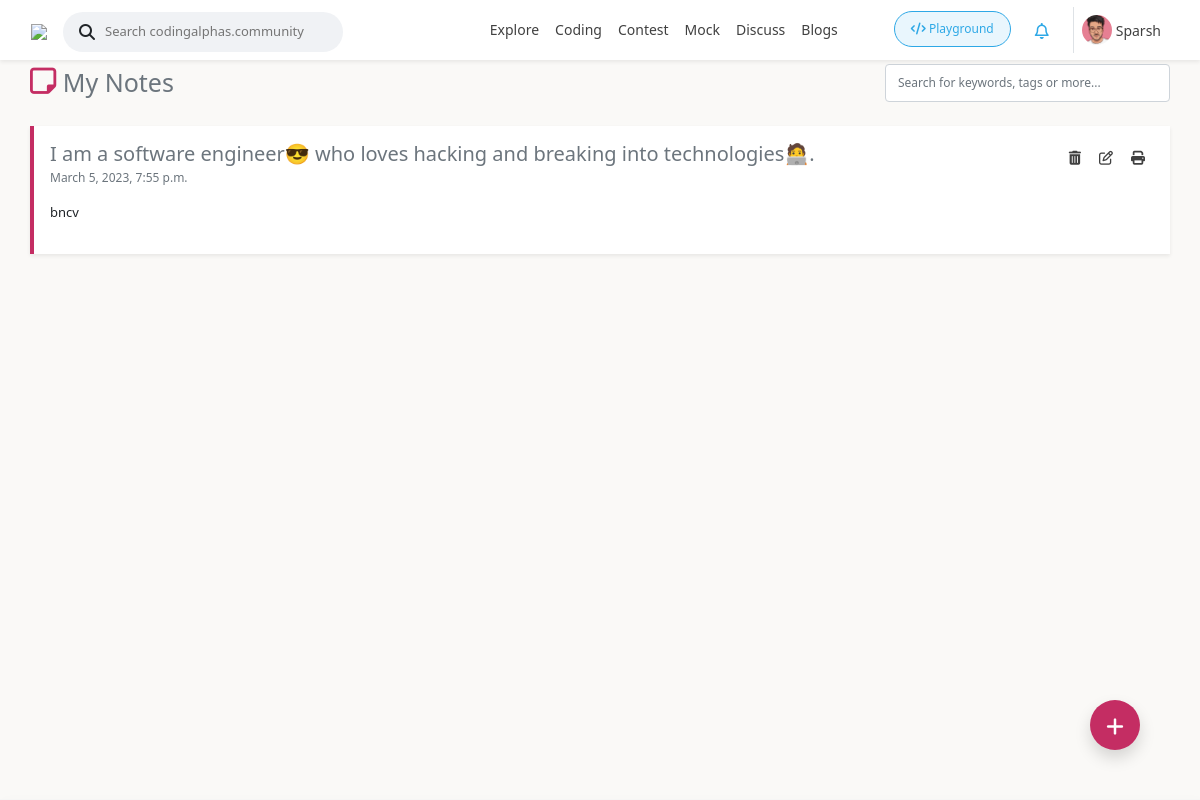
The app's page /notebook/ (signed in) with its own data.
### Core/models.py (models this page shows, shortened)
class Profile(models.Model):
    user = models.OneToOneField(User, on_delete=models.CASCADE)
    first_name = models.CharField(max_length=50, blank=True,default="")
    last_name = models.CharField(max_length=50, blank=True,default="")
    email = models.EmailField(max_length=50, blank=True,default="")
    phone_number = models.CharField(max_length=13, blank=True,default="")
    avatar = models.ImageField(upload_to='users/images',blank=False,default = 'users/images/default.jpg')
    cover = models.ImageField(upload_to='cover/images',blank=False,default = 'cover/images/default.jpg')
    headline = models.CharField(max_length=1000, blank=True,default="")
    bio = models.TextField(blank=True,default="")
    work = models.CharField(max_length=50, blank=True,default="")
    address = models.CharField(max_length=50, blank=True,default="")
    city = models.CharField(max_length=50, blank=True,default="")
    state  = models.CharField(max_length=50, blank=True,default="")
    country = models.CharField(max_length=50, blank=True,default="")
    date_of_birth = models.CharField(max_length=13, blank=True,default="")
    followers = models.ManyToManyField(User,default=None,blank=True,related_name="follow_title")
    following = models.ManyToManyField(User,default=None,blank=True,related_name="following_title")
    signup_confirmation = models.BooleanField(default=False)
    instagram = models.CharField(max_length=1000,blank=True,null=True)
    website = models.CharField(max_length=1000,blank=True,null=True)
    linkedin = models.CharField(max_length=1000,blank=True,null=True)
    github = models.CharField(max_length=1000,blank=True,null=True)
    facebook = models.CharField(max_length=1000,blank=True,null=True)
    twitter = models.CharField(max_length=1000,blank=True,null=True)
    college = models.CharField(max_length=1000, blank=True,default="")
    medium = models.CharField(max_length=1000,blank=True,null=True)
    quora = models.CharField(max_length=1000,blank=True,null=True)
    youtube = models.CharField(max_length=1000,blank=True,null=True)
    other = models.CharField(max_length=1000,blank=True,null=True)
    education = models.CharField(max_length=1000, blank=True,default="")
    subscribe = models.ManyToManyField(User,default=None,blank=True,related_name="subscribe_title")
    mute = models.ManyToManyField(User,default=None,blank=True,related_name="mute_title")
    gender = models.CharField(max_length=100,choices = (('Male','Male'),('Female','Female'),('Other','Other')),default = 'Male')
    important_announcement = models.BooleanField(default=True)
    feature_announcement = models.BooleanField(default=True)
    weekly_recommendation = models.BooleanField(default=True)
    articles_updates = models.BooleanField(default=True)
    thanksgiving_promotion = models.BooleanField(default=True)
    other_promotion = models.BooleanField(default=True)
    email_notification = models.BooleanField(default=True)

### Notebook/models.py (models this page shows, shortened)
class Note(models.Model):
    username = models.ForeignKey(User, related_name='notebookuser', to_field='username', on_delete=models.CASCADE)
    heading = models.CharField(max_length = 1000,blank=False,default="")
    desciption = RichTextField(blank = True)
    text = RichTextField(blank = True)
    created = models.DateTimeField(auto_now_add=True)
    class Meta:
        ordering = ['-created']

### Notebook/views.py (the view)
# urls.py: path("notebook/",include("Notebook.urls")),
def notebook(request):
    context = {}
    if request.method == 'POST':
        form = Notes_form(request.POST)
        if form.is_valid():
            ins = form.save(commit= False)
            if len(form.cleaned_data['text'])>300:
                ins.desciption = form.cleaned_data['text'][:300]
            else:
                ins.desciption = form.cleaned_data['text']
            ins.username = request.user
            ins.save()
            messages.success(request,"Created Successfully")
        else:
            messages.error(request,form.errors)
    else:
        form = Notes_form()
    context['form'] = form
    return render(request,'Notebook/notebook.html',context)

### Notebook/forms.py
class Notes_form(forms.ModelForm):
    class Meta:
        model = Note
        fields = ('heading','text')

### Core/contextpreocessor.py (called while the page is built)
def utilities(request):
    context = {}
    if request.user.is_authenticated:
        context['notification'] = activity.objects.filter(user = request.user).order_by('-id')[:8]
        if Activity_Counter.objects.filter(user = request.user).exists():
            context['notcount'] = Activity_Counter.objects.get(user = request.user)
    return context

### Core/templatetags/shortcuts.py (called while the page is built)
@register.filter
def compare_length(value,arg):
    if len(value) > arg:
        return True
    else:
        return False

### Notebook/templates/Notebook/notebook.html (shortened to what this page needs)
{% extends 'Core/snippets/base.html' %}
{% load crispy_forms_tags %}
{% load shortcuts %}
{% block header %}
{% include 'Core/snippets/header.html' %}
{% endblock %}
{% block body %}
<div id="footer">
    <button type="button" class="btn shadow text-white trigger" style="font-size: 20px;height:50px; width:50px; border-radius:50%;background-color: #C42D63;  ">
        <i class="fa fa-plus mt-2 "></i>
    </button>
</div>
<div class="container">
    <div class="row mt-5">
        <div class="col-12 p-0 d-flex justify-content-between align-items-center">
            <div>
                <p class="text-muted mt-3" style="font-size: 25px;">
                    <a href="{% url 'notebook' %}" style="text-decoration: none; " class="text-muted">
                    <i style="color:#C42D63; font-size: 30px;" class="fa fa-sticky-note-o" aria-hidden="true"></i> My Notes
                </a>
                </p>
            </div>
            <div style="width:25%;" >
                <input onkeyup="myFunction()" id="myFilter" type="text" class="form-control" style="font-size: 12px;" placeholder="Search for keywords, tags or more...">
            </div>
        </div>
        <div class="col-12">
            <div class="row" id="myItems">
                {% if user.notebookuser.all.count == 0 %}
                <div style="display: flex; justify-content: center; width:100%; align-items: center; height:500px; flex-direction: column;">
                    <p class="text-muted">You have no notes here.</p>
                    <p class="text-muted" style="margin-top: -10px;">Take notes by clicking on the "+" Button on the bottom right of your screen. </p>
                </div>
                {% else %}
            {% for data in user.notebookuser.all %}
                <div class="card mt-2 shadow-sm rounded-0 " style="width: 100%; border-left:4px solid #C42D63; border-top:0px; border-bottom:0px; border-right:0px;">
                    <div class="card-body p-3  content">
                        <div class="d-flex justify-content-between">
                            <h5 class="text-muted title" id="head{{data.id}}">{{data.heading}}</h5>
                        <div style="display: flex; justify-content: flex-end;">
                            <a title="Delete" onclick='confirm("Do yo want to delete this item?");' data-toggle="tooltip" class="btn-sm btn" href="/notebook/delete/{{data.id}}/"><i class="fa fa-trash"></i></a>
                            <a title="Edit"  data-toggle="tooltip" class=" btn-sm btn" href="/notebook/edit/{{data.id}}/"><i class="fa fa-edit "></i></a>
                            <a href="" onclick="generate('{{data.id}}')" title="Print" data-toggle="tooltip" class="btn btn-sm"><i class="fa fa-print"></i></a>
                        </div>
                    </div>
                       <p class="text-muted" style="font-size: 12px; margin-top: -5px;">
                           {{data.created}}
                       </p>
                       <div class="classcontent " id="desc{{data.id}}" style=" font-size:13px;">
                        {{data.desciption|safe}}
                    </div>
                    </div>
                </div>
            {% endfor %}
            {% endif %}
        </div>
        </div>
    </div>
</div>
{% endblock %}

### Core/templates/Core/snippets/header.html (shortened to what this page needs)
{% load static %}
<nav class="navbar navbar-expand-lg  shadow-sm d-flex fixed-top align-items-center" style="height:60px; background-color: #fff;">
   <div class="container-fluid">
    <a class="navbar-brand" href="/">
      <img src="{% static 'svg/CodingAlphas.svg' %}" style="width:130px;">
    </a>
    <div class="collapse navbar-collapse d-flex align-items-center " id="navbarSupportedContent">
      <ul class="navbar-nav mr-auto">
        <li class="nav-item mt-1 ">
         <div style="background-color: #F0F2F5; height:40px; width:280px; border-radius: 20px;" class="d-flex justify-content-start align-items-center pl-3">
          <i class="fa fa-search"></i>
          <input type="text" style="width:100%; border:none; background: none; font-size: 13px;" class="ml-2 mr-2" placeholder="Search codingalphas.community">
         </div>
        </li>
      </ul>
      <ul class="navbar-nav ml-auto">
        <li class="nav-item mt-1 ">
          <a class="nav-link" style="font-size:14px;   font-weight: 500; font-style: normal;" href="{% url 'explore' %}">Explore <span class="sr-only">(current)</span></a>
        </li>
        <li class="nav-item mt-1 ">
          <a class="nav-link" style="font-size:14px;   font-weight: 500; font-style: normal;" href="{% url 'discuss' %}">Coding <span class="sr-only">(current)</span></a>
        </li>
        <li class="nav-item mt-1 ">
          <a class="nav-link" style="font-size:14px;   font-weight: 500; font-style: normal;" href="{% url 'discuss' %}">Contest <span class="sr-only">(current)</span></a>
        </li>
        <li class="nav-item mt-1 ">
          <a class="nav-link" style="font-size:14px;   font-weight: 500; font-style: normal;" href="{% url 'discuss' %}">Mock <span class="sr-only">(current)</span></a>
        </li>
        <li class="nav-item mt-1 ">
          <a class="nav-link" style="font-size:14px;   font-weight: 500; font-style: normal;" href="{% url 'discuss' %}">Discuss <span class="sr-only">(current)</span></a>
        </li>
        <li class="nav-item mt-1 mr-5" style="">
          <a class="nav-link" style="font-size:14px;   font-weight: 500; font-style: normal;" href="{% url 'blog_page' %}">Blogs</a>
        </li>
        <li class="nav-item mt-1 mr-2 ">
          <a class="nav-link pl-3 pr-3" style="font-size:12px; color:#2EA8E6; background-color:rgb(46, 168, 230,0.1);border-radius: 20px; font-weight: 500; font-style: normal; border:1px solid #2EA8E6;" href="{% url 'playground' %}">
            <i class="fa fa-code"></i>
            Playground</a>
        </li>
      {% if request.user.is_authenticated %}
      <li class="nav-item dropdown mt-1 mr-2 ">
        <a class="nav-link pl-3 pr-3" onclick="notification_balance()" data-toggle="dropdown" style=" color:#2EA8E6; border-radius: 20px; font-weight: 500; font-style: normal;" href="#">
          <i class="fa fa-bell-o"></i>
          </a>
      </li>
      <li class="nav-item dropdown border-left" style="font-size:13px;">
        <a class="nav-link d-flex align-items-center" style="font-size:14px;   font-weight: 500; font-style: normal;" href="#" id="navbarDropdown" role="button" data-toggle="dropdown" aria-haspopup="true" aria-expanded="false">
         <img src="/media/{{request.user.profile.avatar}}" style="width:30px; height:30px; " class="mr-1 rounded-circle">{{request.user}}
        </a>
      </li>
      {% endif %}
      </ul>
    </div>
   </div>
  </nav>

### records on screen
Note: heading "I am a software engineer😎 who loves hacking and breaking into technologies🧑‍💻.", created "March 5, 2023, 7:55 p.m.", desciption "bncv"

### other values on screen
{{ request.user }} "Sparsh"
